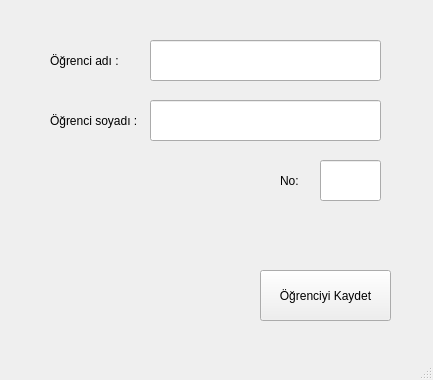
<?xml version="1.0" encoding="UTF-8"?>
<ui version="4.0">
 <class>MainWindow</class>
 <widget class="QMainWindow" name="MainWindow">
  <property name="geometry">
   <rect>
    <x>0</x>
    <y>0</y>
    <width>433</width>
    <height>380</height>
   </rect>
  </property>
  <property name="windowTitle">
   <string>MainWindow</string>
  </property>
  <widget class="QWidget" name="centralwidget">
   <widget class="QLineEdit" name="ogr_ad_input">
    <property name="geometry">
     <rect>
      <x>150</x>
      <y>40</y>
      <width>231</width>
      <height>41</height>
     </rect>
    </property>
   </widget>
   <widget class="QLineEdit" name="ogr_soyad_input">
    <property name="geometry">
     <rect>
      <x>150</x>
      <y>100</y>
      <width>231</width>
      <height>41</height>
     </rect>
    </property>
   </widget>
   <widget class="QLineEdit" name="ogr_no_input">
    <property name="geometry">
     <rect>
      <x>320</x>
      <y>160</y>
      <width>61</width>
      <height>41</height>
     </rect>
    </property>
   </widget>
   <widget class="QLabel" name="label">
    <property name="geometry">
     <rect>
      <x>50</x>
      <y>50</y>
      <width>91</width>
      <height>21</height>
     </rect>
    </property>
    <property name="text">
     <string>Öğrenci adı :</string>
    </property>
   </widget>
   <widget class="QLabel" name="label_3">
    <property name="geometry">
     <rect>
      <x>280</x>
      <y>170</y>
      <width>41</width>
      <height>21</height>
     </rect>
    </property>
    <property name="text">
     <string>No:</string>
    </property>
   </widget>
   <widget class="QLabel" name="label_2">
    <property name="geometry">
     <rect>
      <x>50</x>
      <y>110</y>
      <width>91</width>
      <height>21</height>
     </rect>
    </property>
    <property name="text">
     <string>Öğrenci soyadı :</string>
    </property>
   </widget>
   <widget class="QPushButton" name="ogr_save_button">
    <property name="geometry">
     <rect>
      <x>260</x>
      <y>270</y>
      <width>131</width>
      <height>51</height>
     </rect>
    </property>
    <property name="text">
     <string>Öğrenciyi Kaydet</string>
    </property>
   </widget>
  </widget>
  <widget class="QMenuBar" name="menubar">
   <property name="geometry">
    <rect>
     <x>0</x>
     <y>0</y>
     <width>433</width>
     <height>21</height>
    </rect>
   </property>
  </widget>
  <widget class="QStatusBar" name="statusbar"/>
 </widget>
 <resources/>
 <connections/>
</ui>
